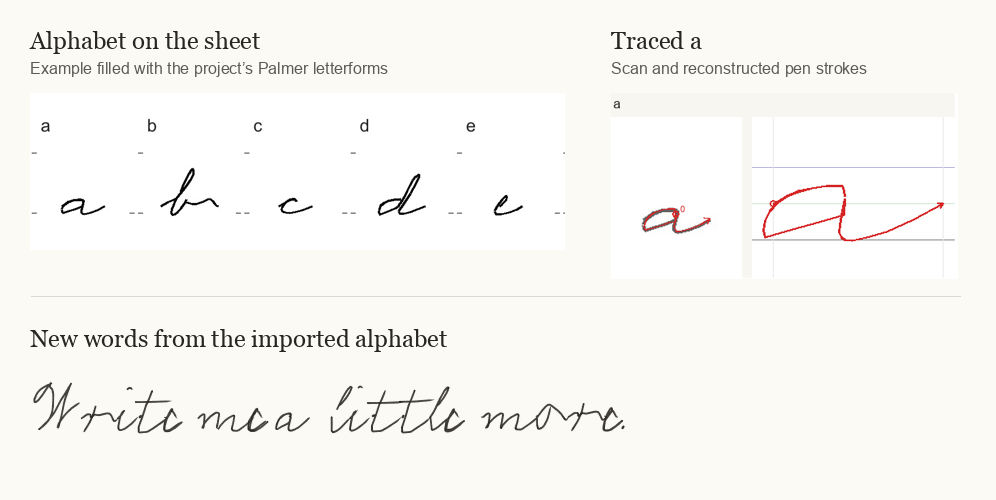
#> input picture tools/trace/review/personal-sheet-example.png, 996 x 500 px
$ python -i skel.py   (imports and definitions only)
#> lines starting #> are read from the running program, lines starting #| are printed output that depends on the picture; after the words box and inside, x2 and y2 are one past the last pixel; in counts of white or black regions, pixels touching at a corner belong together
"""skel.py — ink image -> centerline strokes (the automatic half of the tracing pipeline).

    binarize(gray, cfg)          -> bool ink mask (background flattened, specks and ruled lines removed)
    skeleton_strokes(ink, cfg)   -> list of strokes, each a list of (x, y) image points, in drawing order

How strokes are found:
  1. skeletonize the ink (scikit-image), build a graph: nodes are stroke ends and junctions
     (touching junction pixels are one node), edges are the pixel chains between them;
  2. prune short spurs (skeleton whiskers at blunt stroke ends and corners), contract junction pairs
     joined by a very short edge (an X-crossing becomes one 4-way node);
  3. at each junction, pair the edge ends that continue most straight through ("good continuation"):
     a loop's crossing stays one stroke, a T-junction ends one stroke against another;
  4. walk the paired edges into strokes; give each a direction (top-to-bottom, left-to-right, closed
     ovals counter-clockwise from about 1 o'clock) and an order (left to right, bars and dots last);
  5. simplify (Ramer-Douglas-Peucker, keeping cusps, never letting a curve turn sharply between two kept
     points), and extend each end out to where the ink stops.

Coordinates stay in image pixels (y down); normalisation to the engine's units is trace.py's job.
"""
import math

import numpy as np
from scipy import ndimage as ndi
from skimage.filters import threshold_otsu
from skimage.morphology import (binary_opening, disk, remove_small_holes,
                                remove_small_objects, skeletonize)

N8 = [(-1, -1), (-1, 0), (-1, 1), (0, -1), (0, 1), (1, -1), (1, 0), (1, 1)]


# ---------------------------------------------------------------- binarize
def binarize(gray, cfg=None):
    """gray: 2-D uint8 array (0 = black). cfg keys (all optional):
       flatten   px size of the background estimate (0 = off; default 41)
       threshold fixed threshold on the flattened image (0..1, ink below); default Otsu
       bias      added to the Otsu threshold (negative = stricter, thinner ink)
       open      radius of a morphological opening (removes ruled lines thinner than ~2r+1 px)
       minArea   specks smaller than this are dropped (px)
       holes     holes smaller than this are filled (px)
       smooth    gaussian sigma applied to the mask before re-thresholding (0 = off)
    """
    cfg = cfg or {}
    g = gray.astype(np.float64) / 255.0
    fl = cfg.get('flatten', 41)
    if fl:
        bg = ndi.grey_closing(g, size=(fl, fl))
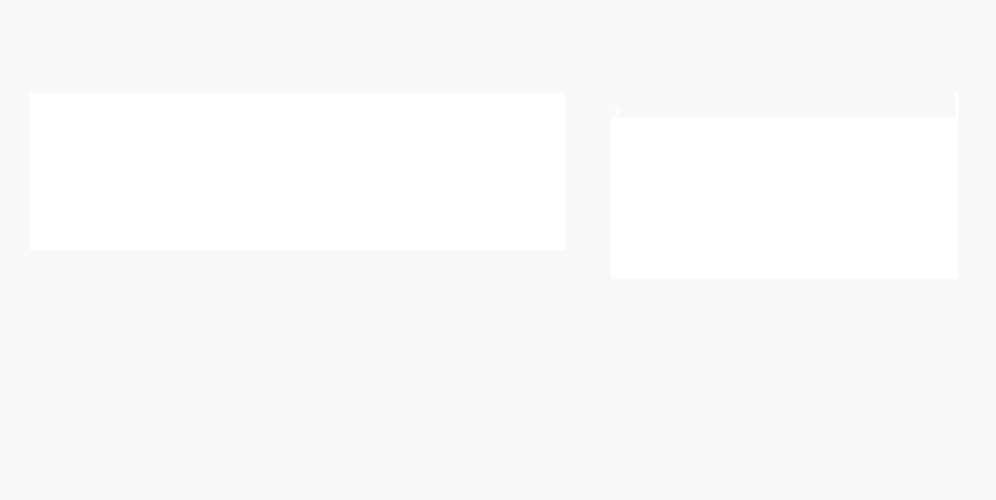
#> bg: shape (500, 996) float64; min 0.976, max 1, mean 0.983
        bg = ndi.uniform_filter(bg, size=fl)
        g = np.clip(g / np.maximum(bg, 1e-3), 0, 1)
    t = cfg.get('threshold')
    if t is None:
        t = threshold_otsu(g) + cfg.get('bias', 0.0)
#> t = 0.67
    ink = g < t
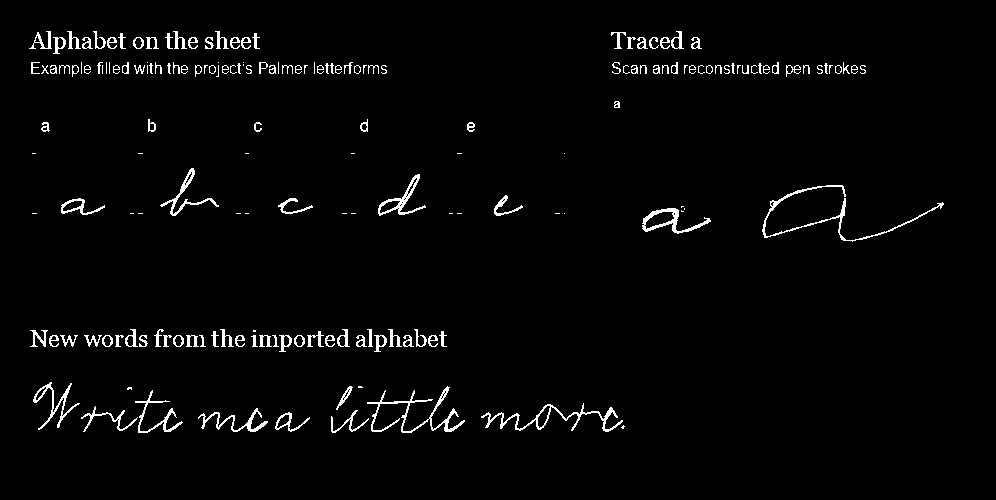
#> ink: shape (500, 996) bool; 2.4% white in thin lines or dots, all inside (x1, y1, x2, y2) = (29, 31, 944, 433)
    if cfg.get('open'):
        ink = binary_opening(ink, disk(cfg['open']))
    if cfg.get('rules'):
        ink = remove_rules(ink, cfg)
    if cfg.get('smooth'):
        ink = ndi.gaussian_filter(ink.astype(float), cfg['smooth']) > 0.5
    ink = remove_small_objects(ink, cfg.get('minArea', 12))
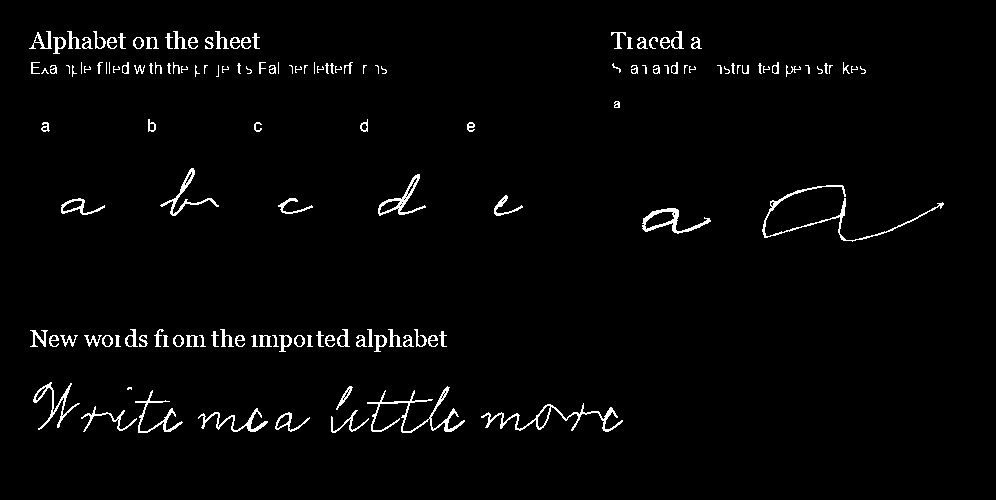
#> ink: shape (500, 996) bool; 2.3% white in thin lines or dots, all inside (x1, y1, x2, y2) = (29, 31, 944, 433)
    ink = remove_small_holes(ink, cfg.get('holes', 6))
    return ink


# [55 lines left out: function remove_rules, not called in this run]


# ---------------------------------------------------------------- graph
class Graph:
    # [24 lines left out: functions __init__, add_node, add_edge, incident, not called in this run]


def edge_len(pts):
    return sum(math.hypot(pts[i][0] - pts[i - 1][0], pts[i][1] - pts[i - 1][1]) for i in range(1, len(pts)))


# [83 lines left out: function build_graph, not called in this run]


def degree(g, n):
    return len(g.incident(n))


# [259 lines left out: functions merge_through, prune, end_dir, pair_junctions, add_retraces, chains and 2 more, not called in this run]


def angdiff(a, b):
    d = (b - a + math.pi) % (2 * math.pi) - math.pi
    return abs(d)


# [254 lines left out: functions simplify, signed_area, bbox, orient, ccw_start_loop, is_bar and 4 more, not called in this run]

>>> import cv2
>>> picture = cv2.imread('review/personal-sheet-example.png', cv2.IMREAD_GRAYSCALE)
>>> result = binarize(picture)

$ run again, on tools/trace/review/adult-fr-2023-00.jpg
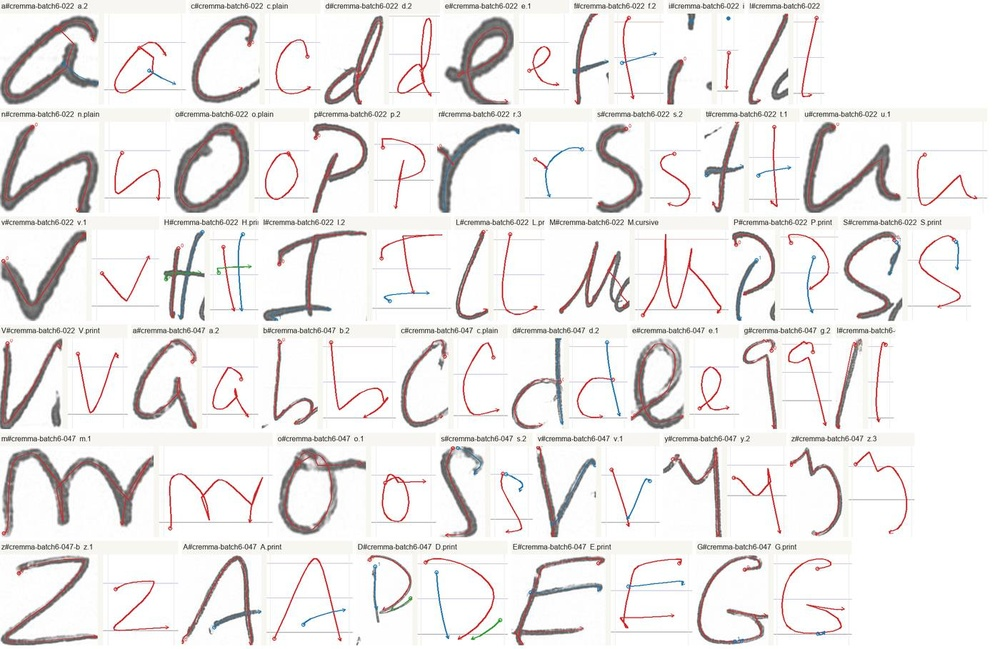
#> input picture tools/trace/review/adult-fr-2023-00.jpg, 1000 x 649 px, shrunk from 1400 x 909 before the run
#> `picture = cv2.imread('review/personal-sheet-example.png', cv2.IMREAD_G..`:
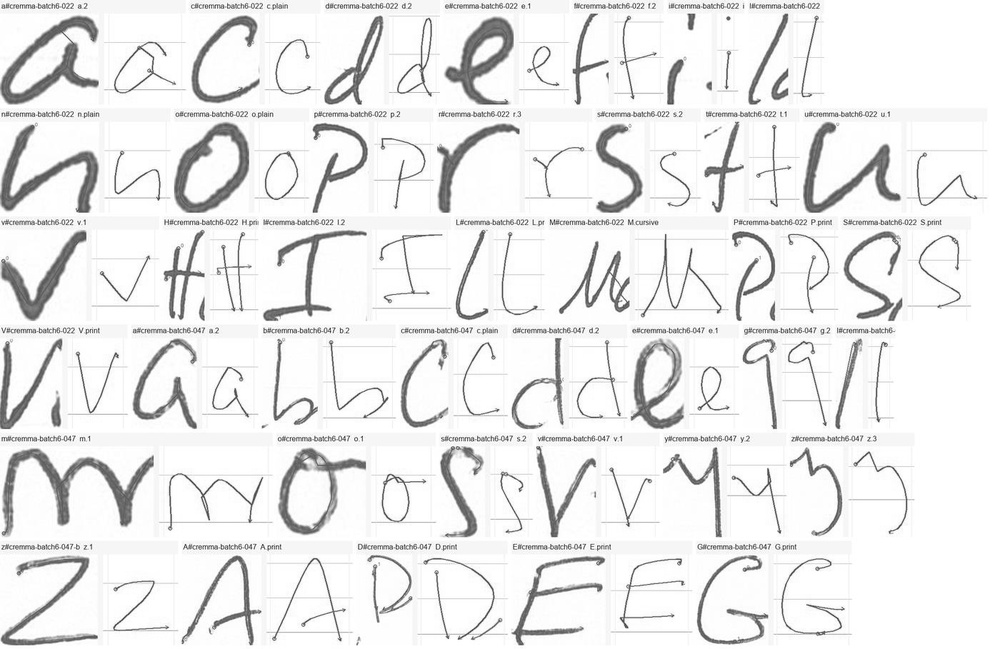
#> picture: shape (649, 1000); min 45, max 255, mean 236.1
#> bg: shape (649, 1000) float64; every value is 1
#> t = 0.728
#> in binarize, `ink = remove_small_holes(ink, cfg.get('holes', 6))`:
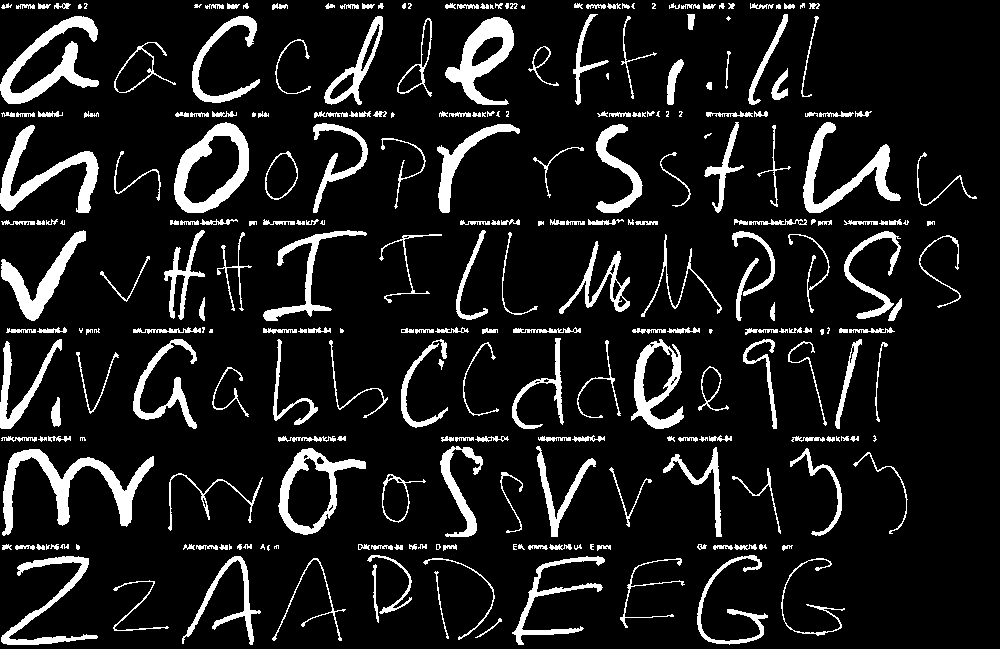
#> ink: shape (649, 1000) bool; 11.1% white; 284 white regions (45 under 20 px), largest, box (x1, y1, x2, y2) and area: (2, 449, 154, 536) 3388, (0, 16, 99, 104) 2766, (174, 122, 249, 213) 2589

$ run again, on tools/trace/review/adult-fr-2023-01.jpg
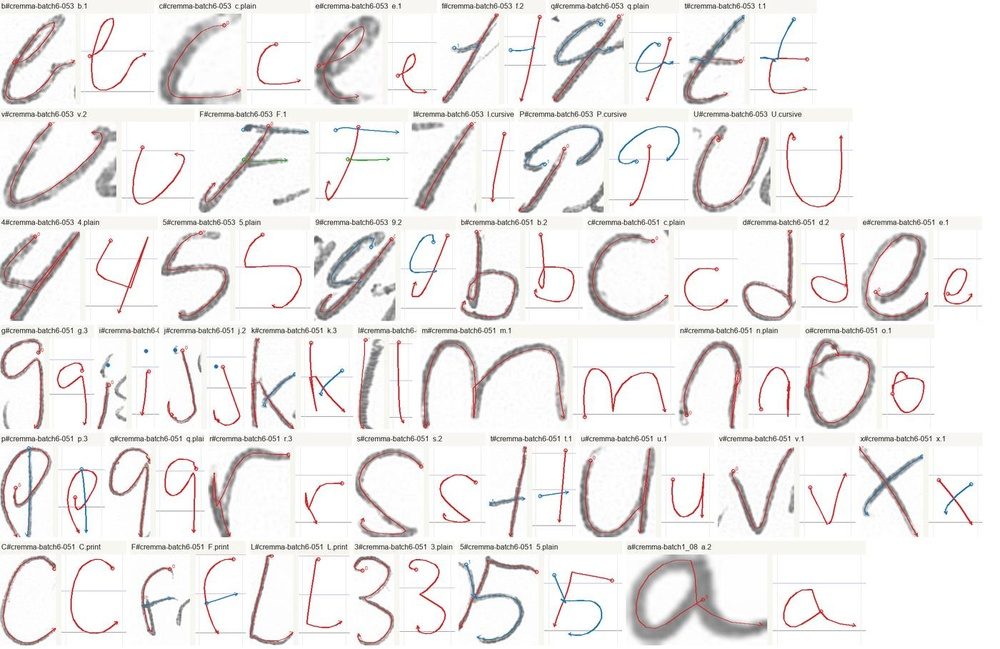
#> input picture tools/trace/review/adult-fr-2023-01.jpg, 1000 x 649 px, shrunk from 1400 x 909 before the run
#> `picture = cv2.imread('review/personal-sheet-example.png', cv2.IMREAD_G..`:
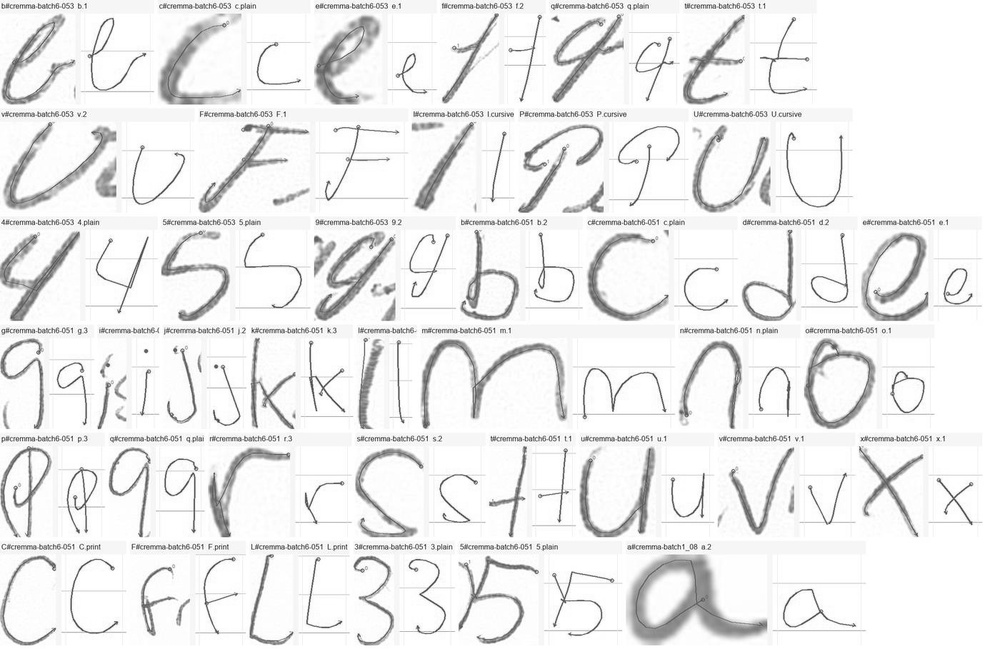
#> picture: shape (649, 1000); min 46, max 255, mean 237.5
#> bg: shape (649, 1000) float64; every value is 1
#> t = 0.777
#> in binarize, `ink = remove_small_holes(ink, cfg.get('holes', 6))`:
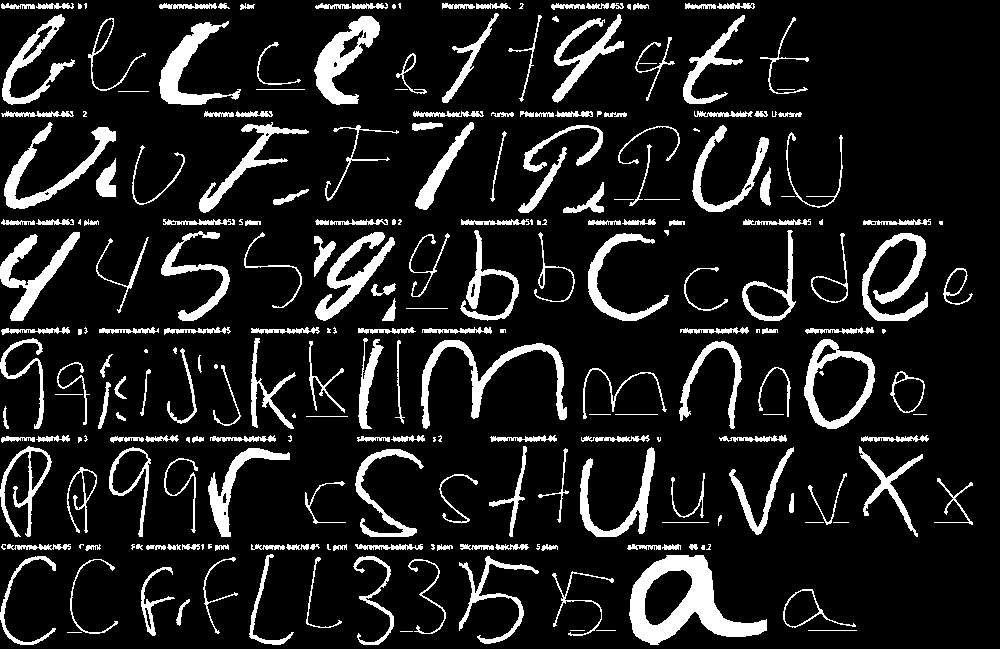
#> ink: shape (649, 1000) bool; 12.3% white; 251 white regions (54 under 20 px), largest, box (x1, y1, x2, y2) and area: (629, 555, 767, 645) 4913, (421, 340, 567, 429) 2456, (314, 16, 380, 105) 2391

$ run again, on tools/trace/review/adult-fr-2023-02.jpg
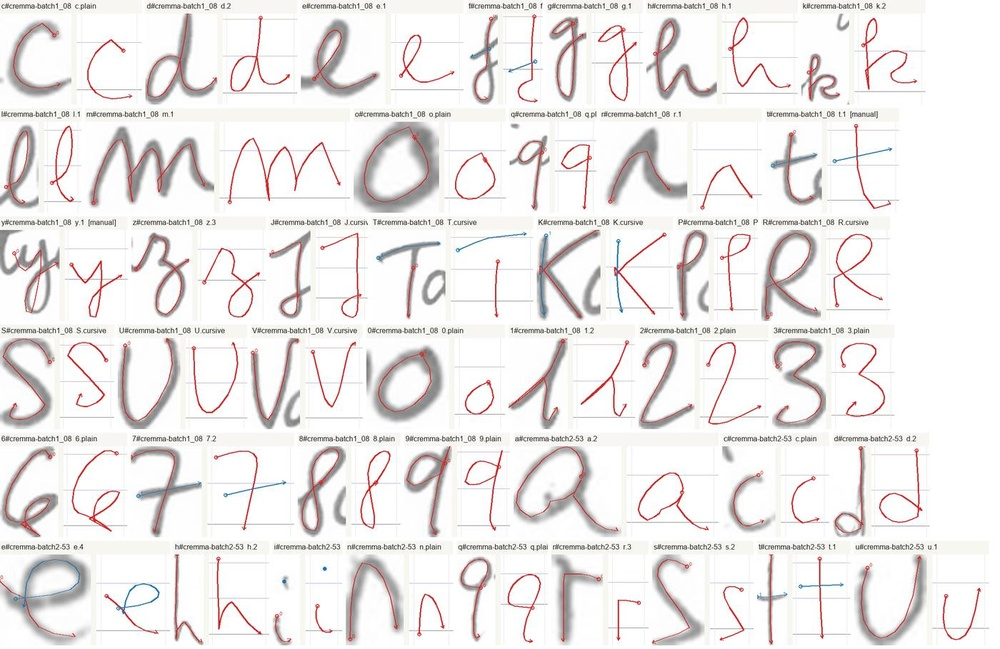
#> input picture tools/trace/review/adult-fr-2023-02.jpg, 1000 x 649 px, shrunk from 1400 x 909 before the run
#> `picture = cv2.imread('review/personal-sheet-example.png', cv2.IMREAD_G..`:
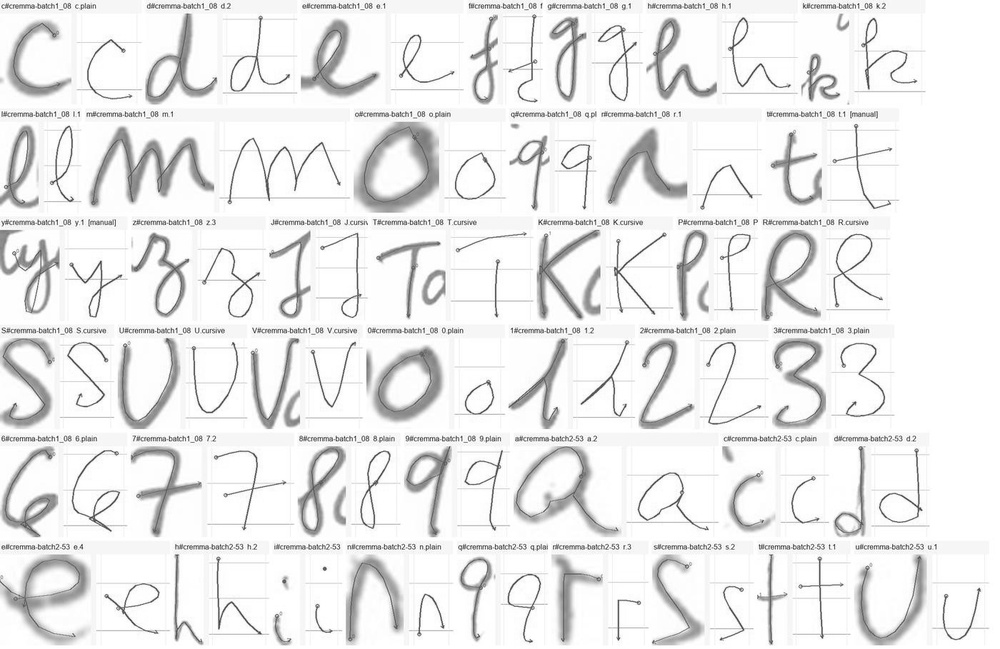
#> picture: shape (649, 1000); min 53, max 255, mean 236.4
#> bg: shape (649, 1000) float64; every value is 1
#> t = 0.785
#> in binarize, `ink = remove_small_holes(ink, cfg.get('holes', 6))`:
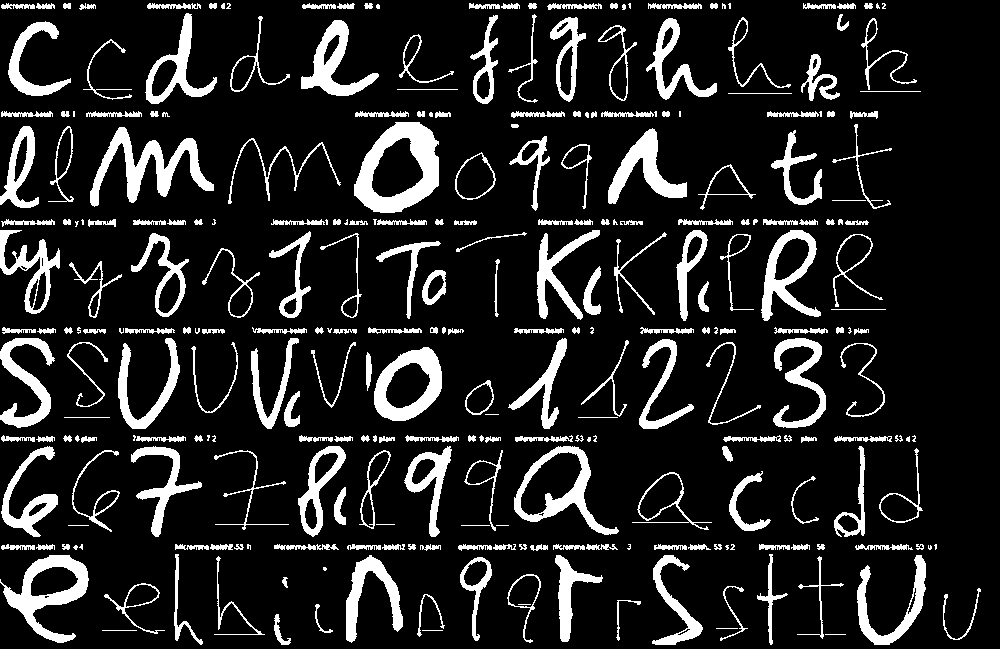
#> ink: shape (649, 1000) bool; 13.7% white; 288 white regions (47 under 20 px), largest, box (x1, y1, x2, y2) and area: (354, 122, 439, 213) 3792, (90, 127, 214, 207) 3095, (0, 555, 89, 643) 2686
